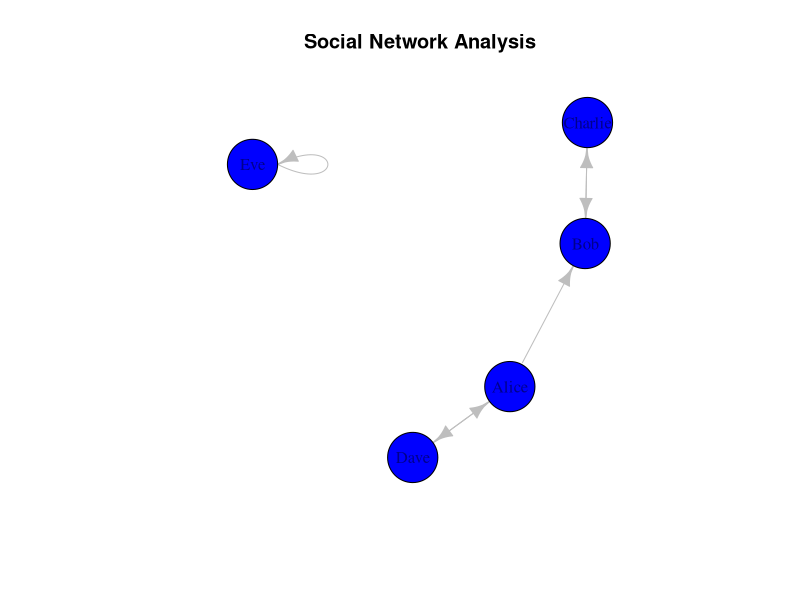

Source code (R):

install.packages("igraph") #important for colab

library(igraph)

edges <- data.frame(form=c("Alice", "Bob", "Alice", "Charlie", "Dave", "Eve"),
                   to=c("Bob", "Charlie", "Dave", "Bob", "Alice", "Eve"))


so_net <- graph_from_data_frame(edges)

plot(so_net, layout=layout.fruchterman.reingold,vertex.color="blue", vertex.size=30, edge.color="gray", edege.width=1,main="Social Network Analysis")
